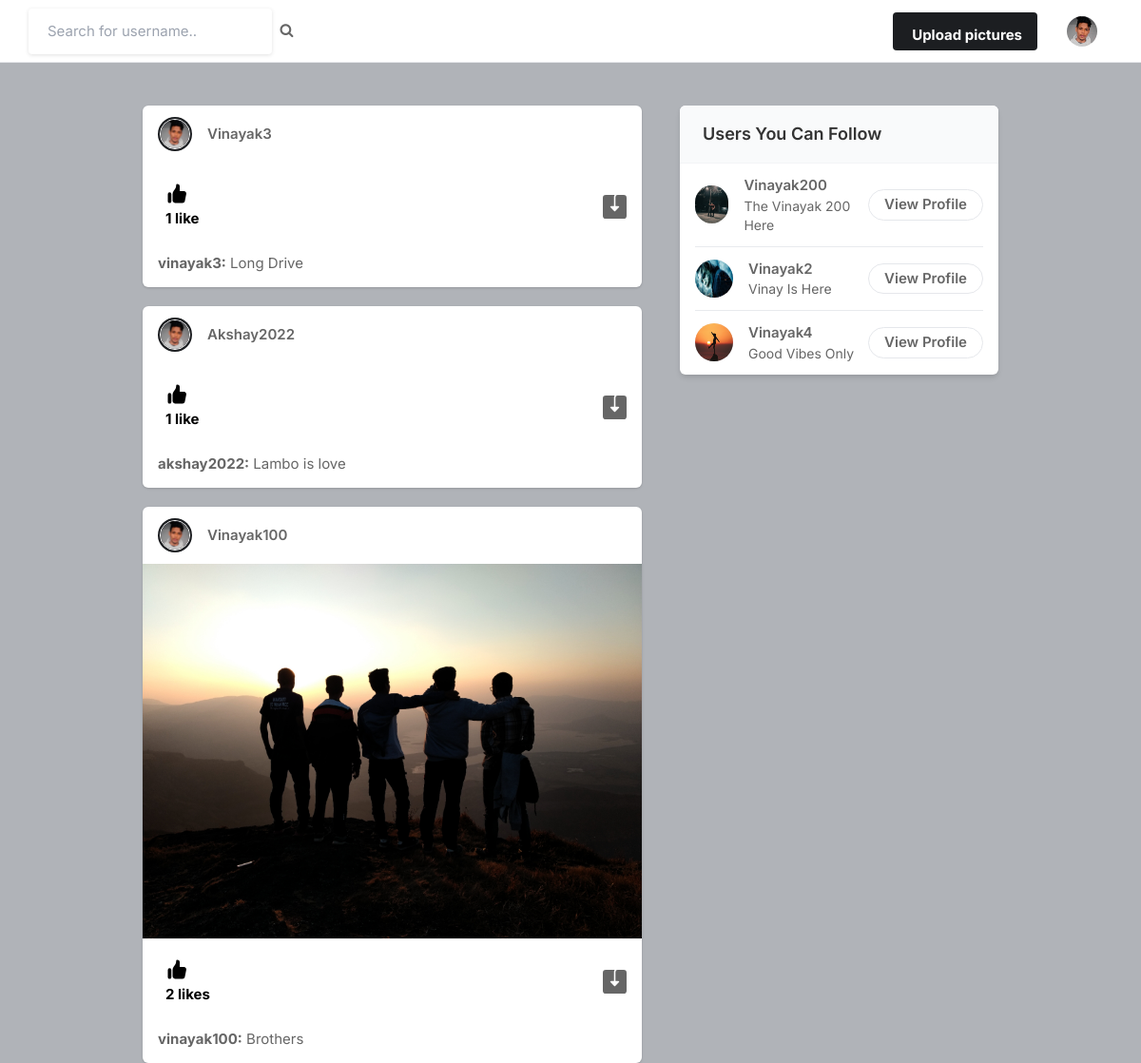
The page / (signed in) on the database its author committed.
### core/models.py (models this page shows, shortened)
class Profile(models.Model):
    user = models.ForeignKey(User,on_delete=models.CASCADE)
    name = models.CharField(max_length=200)
    id_user = models.IntegerField(blank=True)
    bio = models.TextField(blank=True)
    profile_img = models.ImageField(upload_to = 'profile_images', default = 'user.png')
    location = models.CharField(max_length=200,blank=True)

class Post(models.Model):
    id = models.UUIDField(primary_key = True, default=uuid.uuid4)
    user = models.CharField(max_length=100)
    image = models.ImageField(upload_to='post_images')
    caption = models.TextField()
    created_at = models.DateTimeField(default=datetime.now)
    no_of_likes = models.IntegerField(default=0)

### core/views.py (the view)
# urls.py: path('', views.index, name = 'index'),
@login_required(login_url='signin')
def index(request):
    user_object = User.objects.get(username=request.user.username)
    user_profile = Profile.objects.get(user=user_object)
    user_following_list = []
    feed = []
    user_following = FollowersCount.objects.filter(follower = request.user.username)
    for users in user_following:
        user_following_list.append(users.user)
    for usernames in user_following_list:
        feed_lists = Post.objects.filter(user=usernames)
        feed.append(feed_lists)
    feed_lists = list(chain(*feed))
    all_users = User.objects.all()
    user_following_all = []
    for user in user_following:
        user_list = User.objects.get(username = user.user)
        user_following_all.append(user_list)
    new_suggestions_list = [x for x in list(all_users) if (x not in list(user_following_all))]
    current_user = User.objects.filter(username = request.user.username)
    final_suggestions_list = [x for x in list(new_suggestions_list) if (x not in list(current_user))]
    random.shuffle(final_suggestions_list)
    username_profile = []
    username_profile_list = []
    for users in final_suggestions_list:
        username_profile.append(users.id)
    for ids in username_profile:
        profile_lists = Profile.objects.filter(id_user = ids)
        username_profile_list.append(profile_lists)
    suggestions_username_profile_list = list(chain(*username_profile_list))
    return render(request , 'index.html', {'user_profile':user_profile, 'all_posts':feed_lists , 'suggestions_username_profile_list':suggestions_username_profile_list[:4]})

### templates/index.html (shortened to what this page needs)
{% load static %}
<!DOCTYPE html>
<html lang="en">
<head>
    <link rel="stylesheet" href="{% static 'assets/css/icons.css' %}">
    <link rel="stylesheet" href="{% static 'assets/css/uikit.css' %}">
    <link rel="stylesheet" href="{% static 'assets/css/style.css' %}">
    <link rel="stylesheet" href="{% static 'assets/css/tailwind.css' %}">
    <link rel="stylesheet" href="https://cdnjs.cloudflare.com/ajax/libs/font-awesome/4.7.0/css/font-awesome.min.css">
</head>
<body>
            <header>
                <div class="header_inner">
                    <form action="/search" method="POST">
                    <div class="left-side">
                            <input type="text" name = "username" placeholder="Search for username..">&nbsp;&nbsp;
                            <button type="submit"><i class="fa fa-search fa-1x"></i></button>
                    </div>
                    </form>
                    <div class="right-side lg:pr-4">
                        <a href="#"
                            class="bg-pink-500 flex font-bold hidden hover:bg-pink-600 hover:text-white inline-block items-center lg:block max-h-10 mr-4 px-4 py-2 rounded shado text-white">
                              Upload pictures
                        </a>
                        <a href="#">
                            <img src="{{user_profile.profile_img.url}}" class="header-avatar" alt="">
                        </a>
                    </div>
                </div>
            </header>
            <div class="container m-auto">
                <div class="lg:flex justify-center lg:space-x-10 lg:space-y-0 space-y-5">
                    <div class="space-y-5 flex-shrink-0 lg:w-7/12">
                        {% for post in all_posts reversed %}
                        <div class="bg-white shadow rounded-md  -mx-2 lg:mx-0">
                            <div class="flex justify-between items-center px-4 py-3">
                                <div class="flex flex-1 items-center space-x-4">
                                    <a href="#">
                                        <div class="bg-gradient-to-tr from-yellow-600 to-pink-600 p-0.5 rounded-full">
                                            <img src="{{user_profile.profile_img.url}}" class="bg-gray-200 border border-white rounded-full w-8 h-8">
                                        </div>
                                    </a>
                                    <span class="block capitalize font-semibold "> <a href="/profile/{{post.user}}">{{post.user}}</a> </span>
                                </div>
                            </div>
                            <div uk-lightbox>
                                <a href="{{post.image.url}}">
                                    <img src="{{post.image.url}}" alt="">
                                </a>
                            </div>
                            <div class="py-3 px-4 space-y-3">
                                <div class="flex space-x-4 lg:font-bold">
                                    <a href="/like_post?post_id={{post.id}}" class="flex items-center space-x-2">
                                        <div class="p-2 rounded-full text-black">
                                            {% if post.no_of_likes == 0 %}
                                            <p>No likes</p>
                                            {% elif post.no_of_likes == 1 %}
                                            <p>1 like</p>
                                            {% else %}
                                            <p>{{post.no_of_likes}} likes</p>
                                            {% endif %}
                                        </div>
                                    <a href="{{post.image.url}}" class="flex items-center space-x-2 flex-1 justify-end" download>
                                    </a>
                                </div>
                                <p>
                                    <a href="/profile/{{post.user}}"><strong>{{post.user}}:</strong></a> {{post.caption}}
                                </p>
                            </div>
                        </div>
                        {% endfor %}
                    </div>
                    <div class="lg:w-5/12">
                        <div class="bg-white  shadow-md rounded-md overflow-hidden">
                            <div class="bg-gray-50  border-b border-gray-100 flex items-baseline justify-between py-4 px-6 ">
                                <h2 class="font-semibold text-lg">Users You Can Follow</h2>
                            </div>
                            <div class="divide-gray-300 divide-gray-50 divide-opacity-50 divide-y px-4 ">
                                {% for suggestion in suggestions_username_profile_list %}
                                <div class="flex items-center justify-between py-3">
                                    <div class="flex flex-1 items-center space-x-4">
                                        <a href="/profile/{{suggestion.user}}">
                                            <img src="{{suggestion.profile_img.url}}" class="bg-gray-200 rounded-full w-10 h-10">
                                        </a>
                                        <div class="flex flex-col">
                                            <span class="block capitalize font-semibold"> {{suggestion.user}} </span>
                                            <span class="block capitalize text-sm"> {{suggestion.bio}} </span>
                                        </div>
                                    </div>
                                    <a href="/profile/{{suggestion.user}}" class="border border-gray-200 font-semibold px-4 py-1 rounded-full hover:bg-pink-600 hover:text-white hover:border-pink-600 "> View Profile </a>
                                </div>
                                {%endfor%}
                            </div>
                        </div>
                    </div>
                </div>
            </div>
</body>
</html>

### static/assets/css/style.css (style rules this page uses)
body { background-color: #B0B3B8!important; }
button { vertical-align: middle; }
input { height: 48px; line-height: 48px; padding: 0 20px; outline: none; font-size: 15px; color: #808080; max-width: 100%; width: 100%; -webkit-box-sizing: border-box; box-sizing: border-box; display: block; font-weight: 400; opacity: 1; border-radius: 4px; border: none; -webkit-box-shadow: 0 1px 4px 0px rgba(0, 0, 0, 0.12); box-shadow: 0 1px 4px 0px rgba(0, 0, 0, 0.12); }
input[type="text"], input[type="password"], input[type="email"], input[type="number"] { height: 48px; line-height: 48px; padding: 0 20px; outline: none; font-size: 15px; color: #808080; max-width: 100%; width: 100%; -webkit-box-sizing: border-box; box-sizing: border-box; display: block; font-weight: 400; opacity: 1; border-radius: 4px; border: none; -webkit-box-shadow: 0 1px 4px 0px rgba(0, 0, 0, 0.12); box-shadow: 0 1px 4px 0px rgba(0, 0, 0, 0.12); }
input { -webkit-transition: all 0.1s ease-in-out; transition: all 0.1s ease-in-out; }
::placeholder { color: #808080; opacity: 1; }
button { border: none; margin: 0; padding: 0; width: auto; overflow: visible; background: transparent; color: inherit; font: inherit; line-height: normal; cursor: pointer; }
a { color: #be185d; -webkit-transition: 0.3s; transition: 0.3s; outline: none !important; }
button { outline: none !important; }
img { max-width: 100%; }
body { color: #666; font-size: 15px; line-height: 27px; background-color: #f0f2f5; font-family: "Inter", sans-serif; text-transform: none; }
body p { font-size: 15px; line-height: 27px; }
h1, h2, h3, h4, h5, h6 { font-family: "Inter", sans-serif; text-transform: none; }
input[type="text"], input[type="password"], input[type="email"] { font-family: "Inter", sans-serif; text-transform: none; }
button, body .pac-container { font-family: "Inter", sans-serif; text-transform: none; }
h1, h2, h3, h4, h5, h6 { color: #333; font-weight: 500; margin: 0; padding: 0; }
h2 { font-size: 26px; }
b, strong { font-weight: 700 !important; }
@media (min-width: 1024px) { .container { max-width: 900px !important; padding-top: 45px; } }
header { background-color: #fff; left: 0; right: 0; top: 0; z-index: 99; height: 66px; display: -webkit-box; display: -ms-flexbox; display: flex; -webkit-box-align: center; -ms-flex-align: center; align-items: center; border-bottom: 1px solid #e5e7eb; }
header .header_inner { display: -webkit-box; display: -ms-flexbox; display: flex; -webkit-box-align: center; -ms-flex-align: center; align-items: center; max-width: 1090px; margin: auto; width: 100%; max-width: 100% !important; padding: 0 30px; }
header .header_inner .left-side { display: -webkit-box; display: -ms-flexbox; display: flex; -webkit-box-align: center; -ms-flex-align: center; align-items: center; }
header .header_inner .right-side { display: -webkit-box; display: -ms-flexbox; display: flex; -webkit-box-align: center; -ms-flex-align: center; align-items: center; -webkit-box-pack: end; -ms-flex-pack: end; justify-content: flex-end; margin-left: auto; }
header .header_inner .right-side .header-avatar { width: 32px; height: 32px; border-radius: 100%; margin-left: 15px; }

### rows shown on the page
Profile: profile_img (picture)
Post: profile_img (picture), user "Vinayak3", no_of_likes "1 like", user "vinayak3", caption "Long Drive"
Post: profile_img (picture), user "Akshay2022", no_of_likes "1 like", user "akshay2022", caption "Lambo is love"
Post: profile_img (picture), user "Vinayak100", image (picture), no_of_likes "2", user "vinayak100", caption "Brothers"
Profile: profile_img (picture), user "Vinayak200", bio "The Vinayak 200 Here"
Profile: profile_img (picture), user "Vinayak2", bio "Vinay Is Here"
Profile: profile_img (picture), user "Vinayak4", bio "Good Vibes Only"
